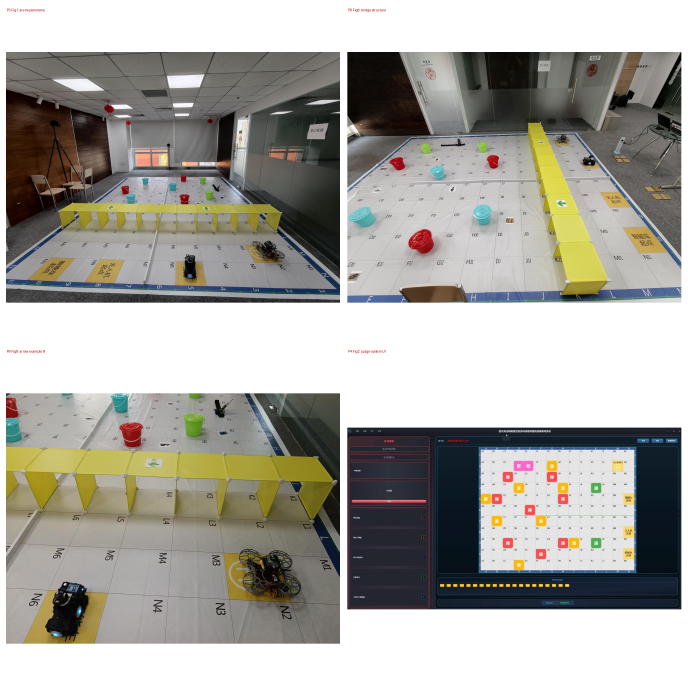
#> input picture dzsmartscout/fc-audit/arena_pdf_img/_sheet_key2.png, 2062 x 2062 px, given in place of p07_1.png, which was not available (shown at 1/3 size)
$ python _pdf_arena_sheet.py
#> lines starting #> are read from the running program, lines starting #| are printed output that depends on the picture; pictures that were not available may be replaced by others from this repository, and a replacement may not be noted
import os
from PIL import Image, ImageDraw

d = r"D:\User\Desktop\dzsmartscout\fc-audit\arena_pdf_img"
# (page, idx, caption)
items = [
    (7, 1, "P7 Fig5: obstacles = water-filled colored buckets"),
    (8, 1, "P8 Fig6: simulated bridge / tunnel structure"),
    (4, 1, "P4 Fig2: randomized layout example"),
    (9, 1, "P9 Fig7: passable-arrow on bridge top"),
]

CELL = 1000
GAP = 16
cols, rows = 2, 2
W = cols * CELL + (cols + 1) * GAP
H = rows * CELL + (rows + 1) * GAP
sheet = Image.new("RGB", (W, H), (255, 255, 255))
#> sheet: PIL image 2048x2048 RGB; every value is 255
dr = ImageDraw.Draw(sheet)

for k, (pg, idx, cap) in enumerate(items):
    p = os.path.join(d, "p%02d_%d.png" % (pg, idx))
    im = Image.open(p).convert("RGB")
#> im is the input picture: PIL image 2062x2062 RGB; mean R, G, B 167.1, 165.3, 158.6
    im.thumbnail((CELL - 10, CELL - 40), Image.LANCZOS)
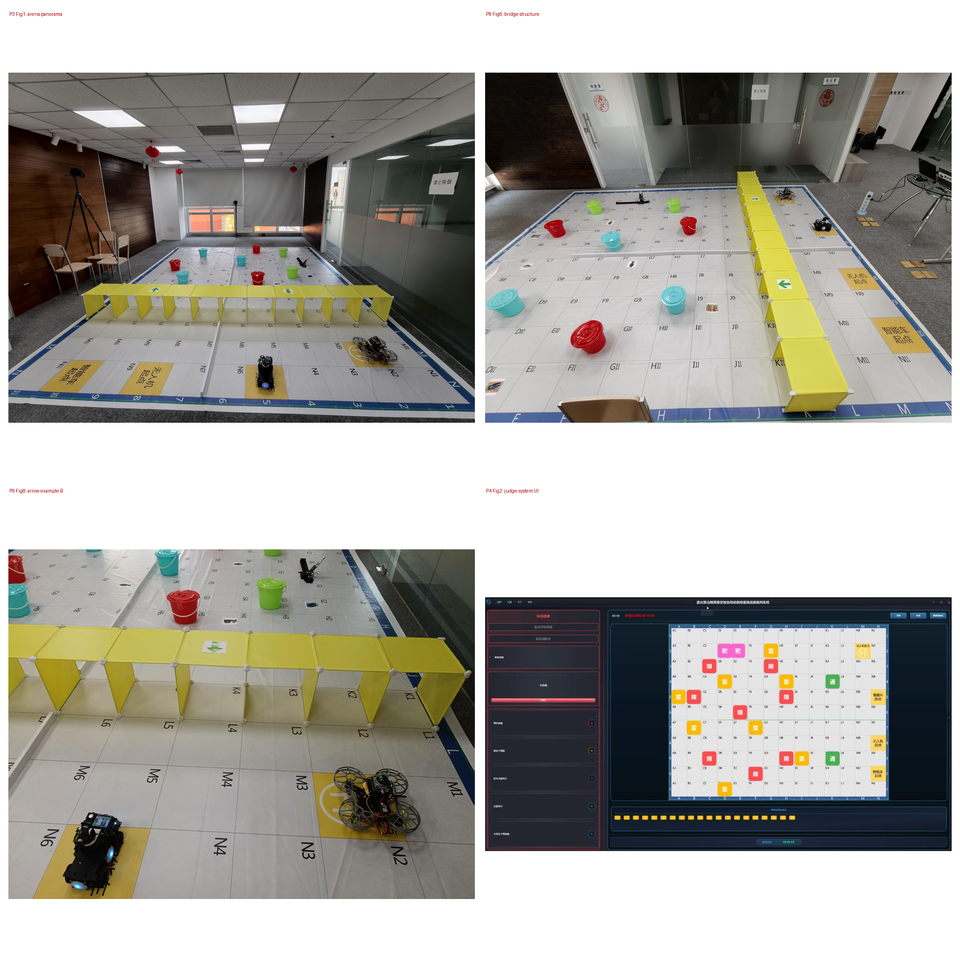
#> im: PIL image 960x960 RGB; mean R, G, B 167, 165.2, 158.6
    cx = k % cols
    cy = k // cols
    x = GAP + cx * (CELL + GAP) + (CELL - im.width) // 2
#> x = 36
    y = GAP + cy * (CELL + GAP) + 34 + (CELL - 40 - im.height) // 2
#> y = 50
    sheet.paste(im, (x, y))
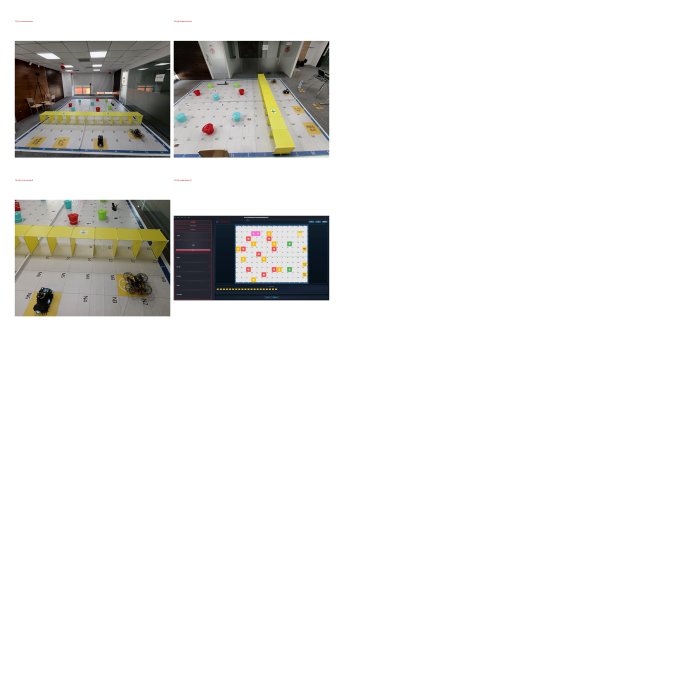
#> sheet: PIL image 2048x2048 RGB (shown at 1/3 size); mean R, G, B 235.7, 235.3, 233.8
    dr.text((GAP + cx * (CELL + GAP) + 6, GAP + cy * (CELL + GAP) + 10),
            cap, fill=(180, 0, 0))
#> pass 2 of the loop `for k, (pg, idx, cap) in enumerate(items):`:
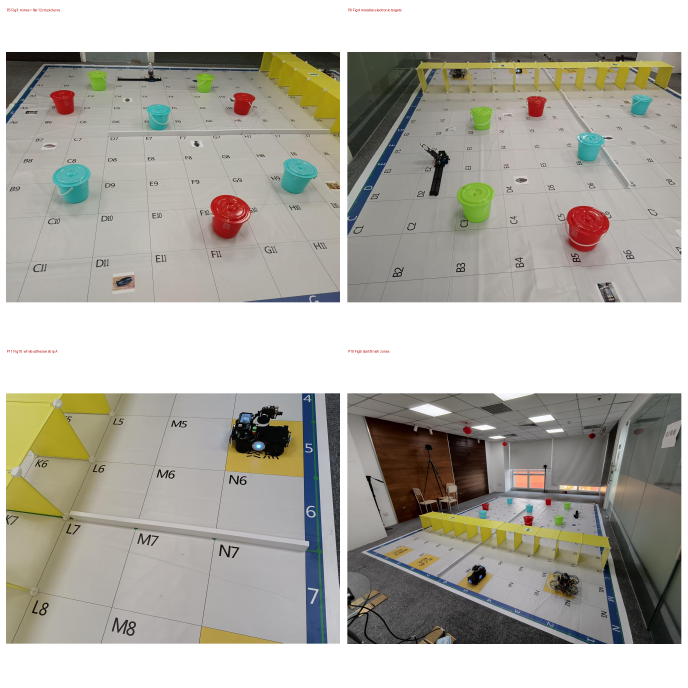
#> input picture dzsmartscout/fc-audit/arena_pdf_img/_sheet_key3.png, 2062 x 2062 px, given in place of p08_1.png, which was not available (shown at 1/3 size)
#> im is the input picture: PIL image 2062x2062 RGB; mean R, G, B 176.8, 174.5, 166.3
#> `im.thumbnail((CELL - 10, CELL - 40), Image.LANCZOS)`:
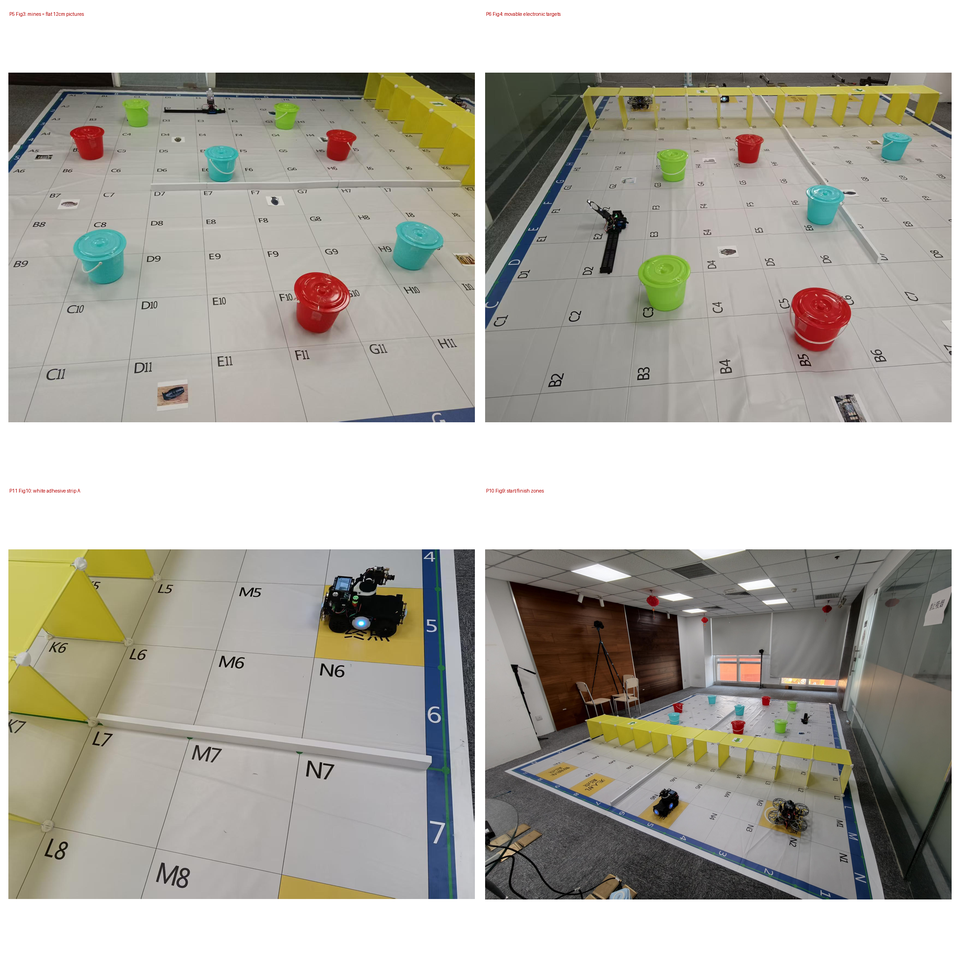
#> im: PIL image 960x960 RGB; mean R, G, B 176.8, 174.4, 166.2
#> `sheet.paste(im, (x, y))`:
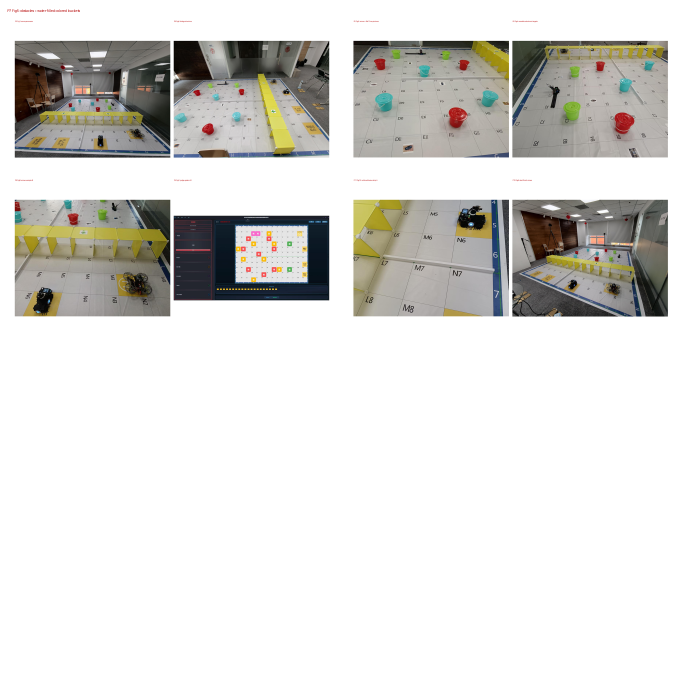
#> sheet: PIL image 2048x2048 RGB (shown at 1/3 size); mean R, G, B 218.5, 217.5, 214.3
#> (the run stopped early here; a loop or call above may not have finished)
